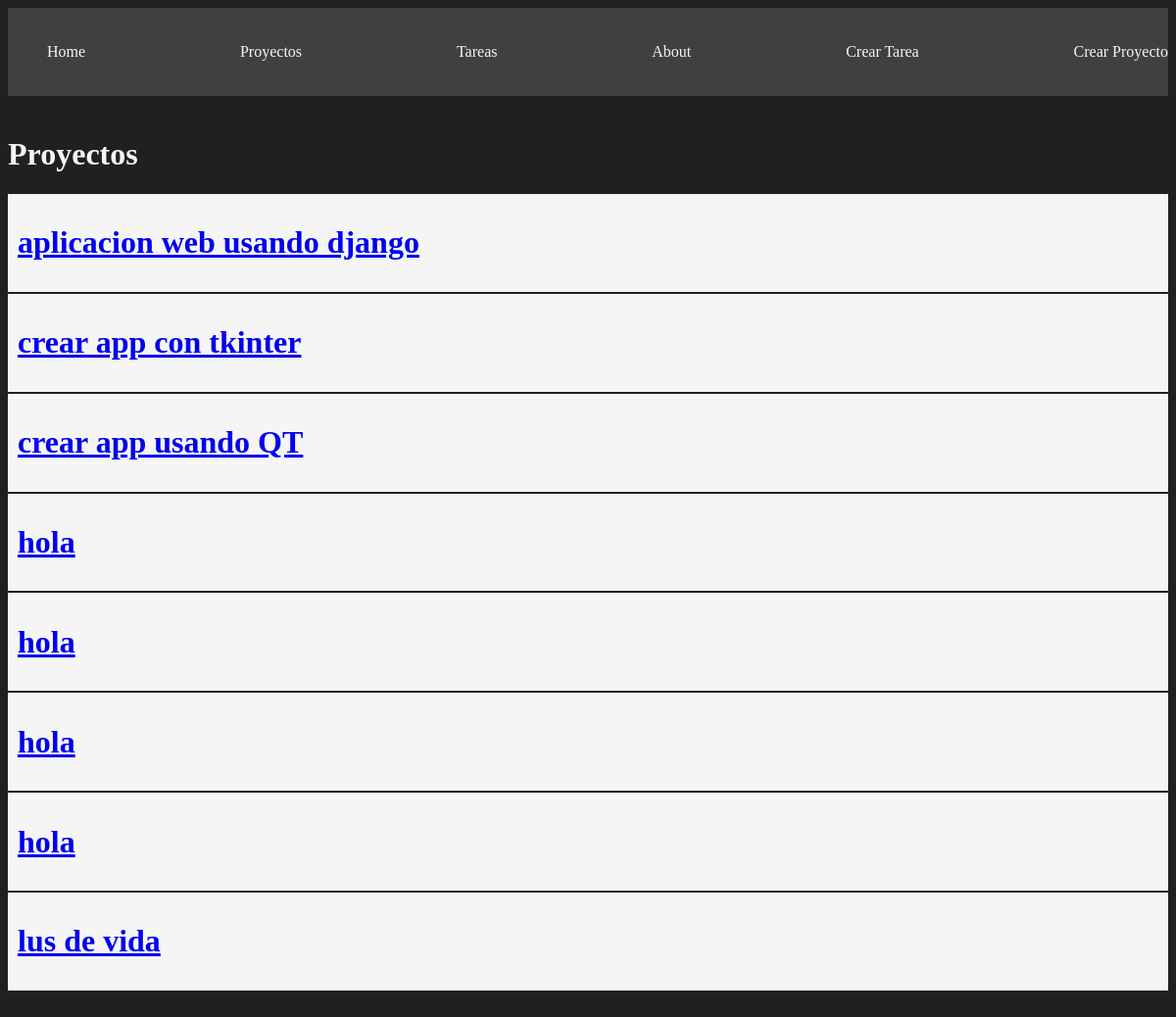
/projects/, run on the app's committed database.
### myapp/models.py (models this page shows, shortened)
class Project(models.Model):
    name = models.CharField(max_length=200)

### myapp/views.py (the view)
# urls.py: path('projects/',views.projects,name='projects'),
def projects(request):
    projects = Project.objects.all()
    return render(request, 'projects/projects.html',{
        'projects':projects
    })

### myapp/templates/projects/projects.html
{% extends 'layouts/base.html' %}
{% block content %}
<h1>Proyectos</h1>
{% for project in projects  %}
<div class="card">
    <a href="{% url 'detail' project.id %}">
        <h1>{{project.name}}</h1>
    </a>
</div>
{% endfor %}
{% endblock %}

### myapp/static/css/main.css (style rules this page uses)
body { background: #202020; color: whitesmoke; }
.card { background: whitesmoke; padding: 10px; margin-bottom: 2px; color: black; }

### data on the page
Project: name "aplicacion web usando django"
Project: name "crear app con tkinter"
Project: name "crear app usando QT"
Project: name "hola"
Project: name "hola"
Project: name "hola"
Project: name "hola"
Project: name "lus de vida"
